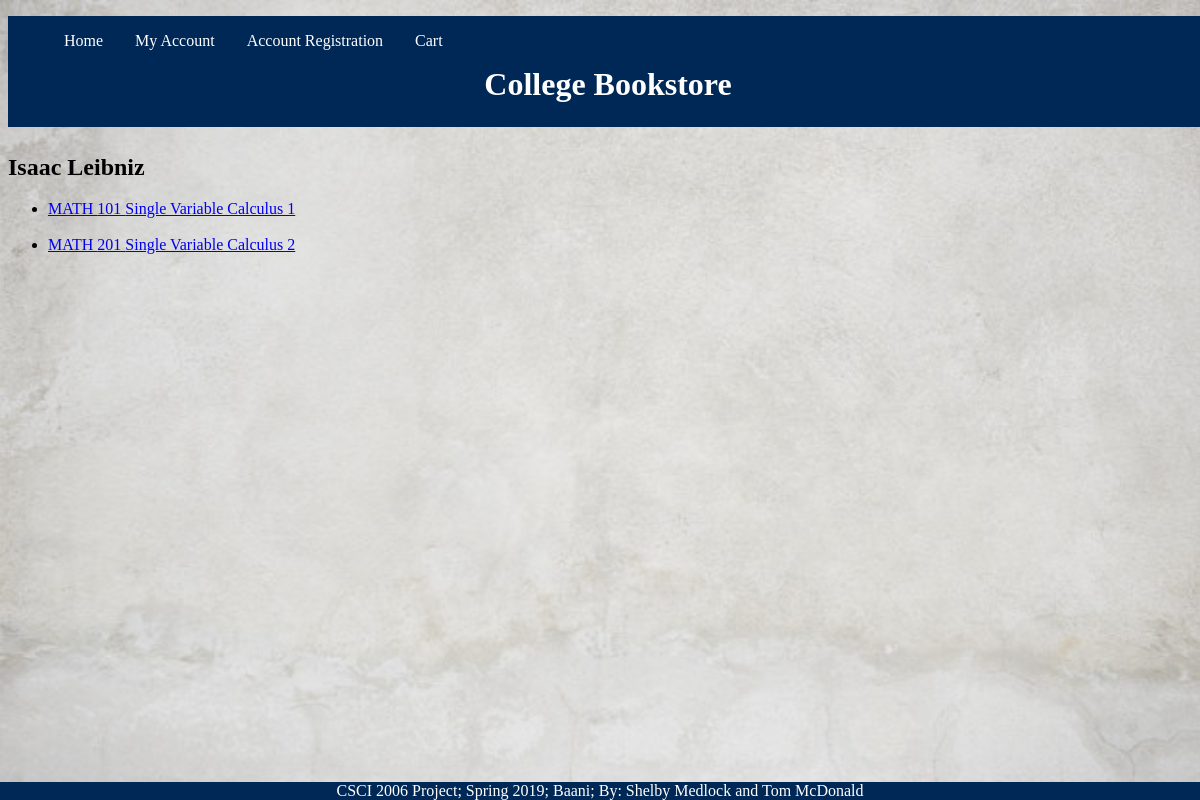
/instructorPage.php?id=1, run on the app's committed database.
### tables this page shows
CREATE TABLE `instructors` (
  `firstName` varchar(255) DEFAULT NULL,
  `lastName` varchar(255) DEFAULT NULL,
  `instructorId` int(11) NOT NULL
);

CREATE TABLE `subjects` (
  `title` varchar(255) DEFAULT NULL,
  `category` varchar(255) DEFAULT NULL,
  `subjectId` int(11) NOT NULL,
  `instructorId` int(11) NOT NULL
);

### includes/config.inc.php (called while the page is built, shortened)
<?php
spl_autoload_register(function ($class) {
    $file = 'lib/' . $class . '.class.php';
});
?>

### lib/InstructorDB.class.php (called while the page is built, shortened)
<?php
  class InstructorDB{
    private $pdo = null;
    private static $baseSQL = "SELECT * FROM Instructors";
    public function __construct($connection){
      $this->pdo = $connection;
    }
    public function findById($id){
      $sql = self::$baseSQL.' WHERE instructorId=?';
      $statement = DatabaseHelper::runQuery($this->pdo, $sql, Array($id));
      return $statement->fetch();
    }
  }
?>

### lib/DatabaseHelper.class.php (called while the page is built, shortened)
<?php
class DatabaseHelper {
    public static function runQuery($pdo, $sql, $parameters=array())     {
        if (!is_array($parameters)) {
            $parameters = array($parameters);
        }
        $statement = null;
        if (count($parameters) > 0) {
            $statement = $pdo->prepare($sql);
            $executedOk = $statement->execute($parameters);
        } else {
            $statement = $pdo->query($sql);
            if (!$statement) {
                throw new PDOException;
            }
        }
        return $statement;
    }
}
?>

### lib/SubjectDB.class.php (called while the page is built, shortened)
<?php
  class SubjectDB{
    private $pdo = null;
    private static $baseSQL = "SELECT * FROM Subjects";
    private static $constraint = " order by category";
    public function __construct($connection) {
        $this->pdo = $connection;
    }
    public function getAll(){
      $sql = self::$baseSQL.self::$constraint;
      $statement = DatabaseHelper::runQuery($this->pdo, $sql, null);
      return $statement;
    }
  }
?>

### instructorPage.php (the view, shortened to what this page needs)
<?php
	include "includes/config.inc.php";
	$instructorId = null;
	if(isset($_GET['id'])){
		$instructorId = $_GET['id'];
	}
	$instructors = new InstructorDB($pdo);
	$subjects = new SubjectDB($pdo);
	$allSubjects = $subjects->getAll();
	$instructor = $instructors->findById($instructorId);
	$instructorName = $instructor['firstName']." ".$instructor['lastName'];
?>
<!DOCTYPE html>
<html lang="en">
	<head>
		<link href="css/mainStyles.css" rel="stylesheet"/>
	</head>
	<body>
		<?php include "includes/header.inc.php";?>
		<article>
			<?php
				echo "<h2>".$instructorName."</h2>";
			?>
			<ul>
				<?php
				foreach ($allSubjects as $item) {
					if ($item['instructorId'] == $instructorId) {
						echo "<li><a href=\"bookPage.php?id=".$item['subjectId']."\">".$item['category']." ".$item['subjectId']." ".$item['title']."</a></li><br>";
					}
				}
				?>
			</ul>
		</article>
		<?php include "includes/footer.inc.php";?>
	</body>
</html>

### css/mainStyles.css (style rules this page uses)
body { background-image: url("../images/background.png"); background-size: 100%; width: 100%; }

### data on the page
instructors: instructorName "Isaac Leibniz"
subjects: category "MATH", subjectId "101", title "Single Variable Calculus 1"
subjects: category "MATH", subjectId "201", title "Single Variable Calculus 2"
